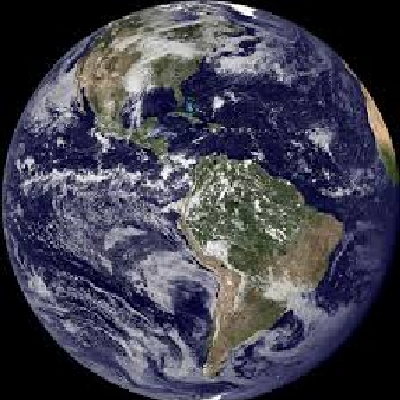
#> input picture graphs/earth-pie/data/test/e1t.png, 400 x 400 px; its folder holds 3 pictures in this run
$ python main.py
#> lines starting #> are read from the running program, lines starting #| are printed output that depends on the picture
import numpy as np
from matplotlib import pyplot as plt
import cv2
from glob import glob

def sector_mask(shape,centre,radius,angle_range):

    """
    Return a boolean mask for a circular sector. The start/stop angles in
    `angle_range` should be given in clockwise order.
    https://stackoverflow.com/questions/18352973/mask-a-circular-sector-in-a-numpy-array
    """

    x,y = np.ogrid[:shape[0],:shape[1]]
    cx,cy = centre
    tmin,tmax = np.deg2rad(angle_range)
    # ensure stop angle > start angle
    if tmax < tmin:
        tmax += 2*np.pi

    # convert cartesian --> polar coordinates
    r2 = (x-cx)*(x-cx) + (y-cy)*(y-cy)
    theta = np.arctan2(x-cx,y-cy) - tmin

    # wrap angles between 0 and 2*pi
    theta %= (2*np.pi)

    # circular mask
    circmask = r2 <= radius*radius

    # angular mask
    anglemask = theta <= (tmax-tmin)

    return circmask*anglemask


def gen_start_angle_ranges(n):
    # asign equal angle range to each file via generator
    # `offset` rotates all angle ranges by `offset` degrees
    # module not necessary as it is handled in the sector masking already (2π == 4π == 6π == ...)
    angle = 360 / n
    for i in range(n-1):
        yield angle*i, angle*(i+1)
    else:
        # ensure that final sector ends at 360 degrees,
        # in case of rounding error
        yield angle*(n-1), 360


def create_frame(img_matrices, offset, mask_kwargs):
    """ return the complete frame with sector sections
    img_matrices:
        numpy matrices representing images to sectorise
    offset:
        rotation offset of images by `offset` degrees
    mask_kwargs:
        kwargs dict for sector_mask function
    """
    n = len(img_matrices)
    full_matrix = None

    angle_ranges = [(a+offset, b+offset)  for a,b in gen_start_angle_ranges(n)]

    for matrix, angle_range in zip(img_matrices, angle_ranges):

        # individual masked image sector
        width, height = matrix.shape[:2]
        # radius is width // 2. This is an assumption that height ~= width, radius ~= width
        mask = sector_mask(angle_range=angle_range, **mask_kwargs)
        matrix[~mask] = 0
        # add to complete image matrix
        if full_matrix is None:
            full_matrix = matrix
        else:
            # not checked for efficiency. is this index based?
            full_matrix = np.where(full_matrix != 0, full_matrix, matrix)

    # TEMPORARY INVERSION until i debug...
    return full_matrix # cv2.bitwise_not(full_matrix) # uninvert image... sometimes


def main():

    DIRPATH = "data/test"
    # get all images with png or jpg file extension
    filepaths = glob(f"{DIRPATH}/*.png")
    print(filepaths)

    FPS = 24
    ROTATION_PER_FRAME = 5
    VIDEO_SHAPE = (640,640)
    W,H = VIDEO_SHAPE

    mask_kwargs = {
        "shape": VIDEO_SHAPE,
        "centre": (W//2, H//2),
        "radius": int(3*max(VIDEO_SHAPE)/4) # 3/4 of height
    }

    # init video for mp4, using correct fourcc code
    fourcc = cv2.VideoWriter_fourcc(*"mp4v")
    video = cv2.VideoWriter(f'{DIRPATH}/video.mp4', fourcc, FPS, VIDEO_SHAPE, 1)

    # init images
    images = [cv2.resize(cv2.imread(fp), VIDEO_SHAPE) for fp in filepaths]
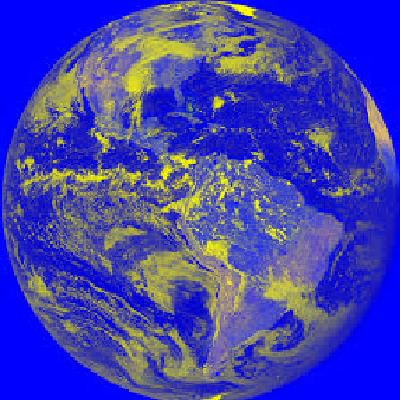
#> input picture graphs/earth-pie/data/test/e2t.png, 400 x 400 px
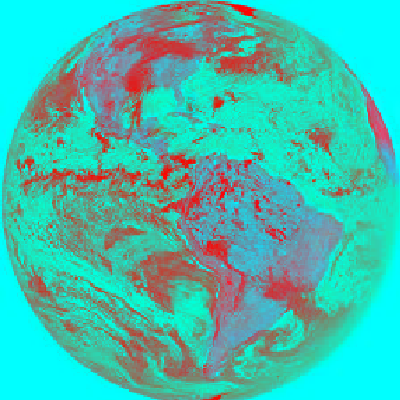
#> input picture graphs/earth-pie/data/test/e3t.png, 400 x 400 px
#> images = 3 items
    print(f"{len(images)} images loaded, resized to ({W}px, {H}px).")
#| 3 images loaded, resized to (640px, 640px).

    # iterate through different offsets, to rotate each sector over the video
    for offset in np.arange(0, 360+ROTATION_PER_FRAME, ROTATION_PER_FRAME):
        # create the frame full of sectors. it copies the images every time to avoid weird graphical glitches.
        frame = create_frame([img.copy() for img in images], offset, mask_kwargs)
        #cv2.imshow(frame, 0)
        # cv2.imwrite(f"data/test/res/{offset}.png", frame)
        video.write(frame)
        print(f"Frame created for offset {offset} degrees.")
#> this loop made 73 passes
#> pass 1, in main, `frame = create_frame([img.copy() for img in images], offset, mask_kwar..`:
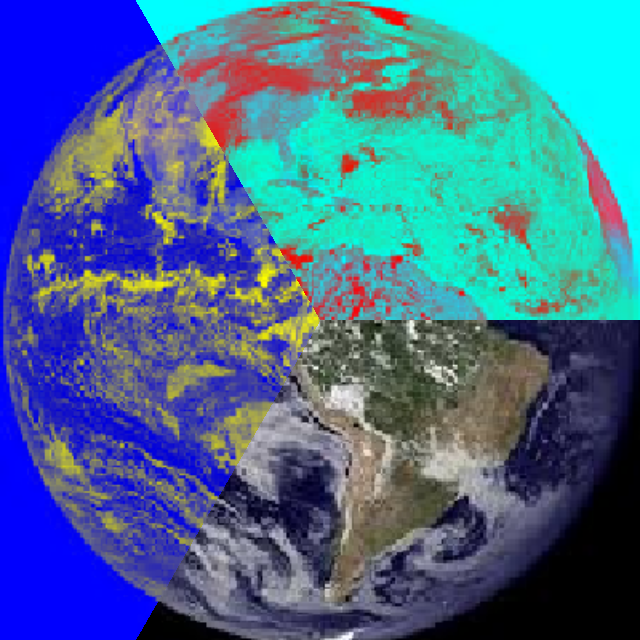
#> frame: shape (640, 640, 3); mean of channels 0, 1, 2 146.5, 107.9, 66.3; drawn as B, G, R
#> pass 2, in main, `frame = create_frame([img.copy() for img in images], offset, mask_kwar..`:
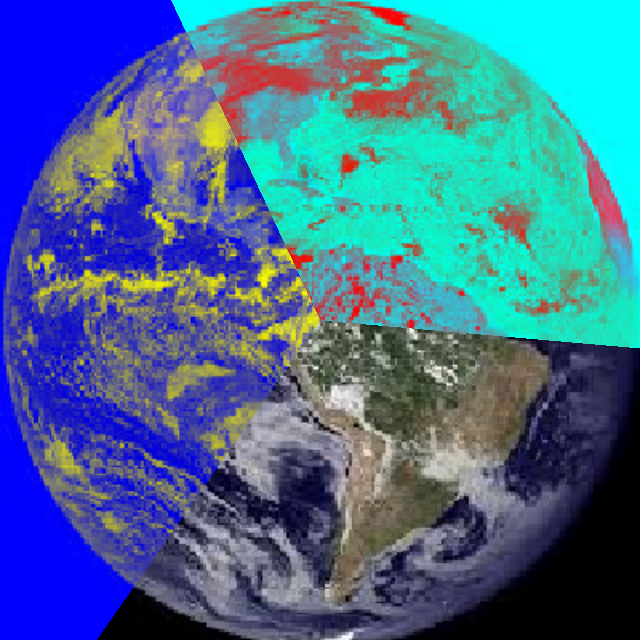
#> frame: shape (640, 640, 3); mean of channels 0, 1, 2 146.4, 108.6, 66.3; drawn as B, G, R
#> pass 3, in main, `frame = create_frame([img.copy() for img in images], offset, mask_kwar..`:
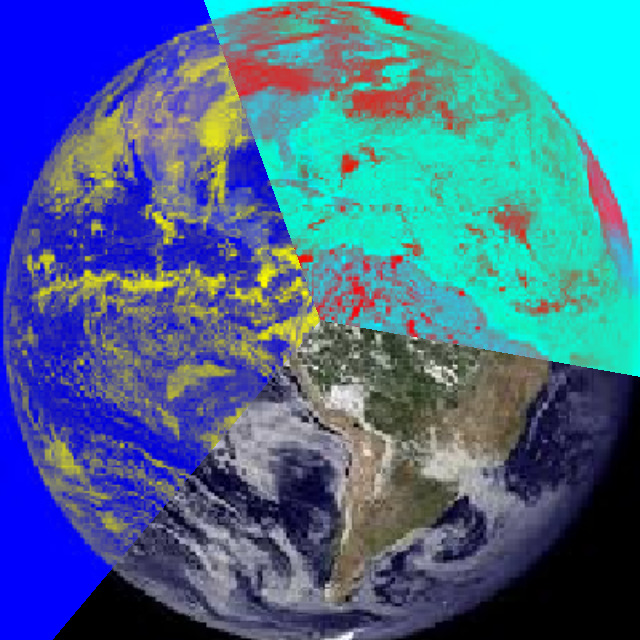
#> frame: shape (640, 640, 3); mean of channels 0, 1, 2 145.5, 109.1, 66.3; drawn as B, G, R

    video.release()


if __name__ == '__main__':
    main()
